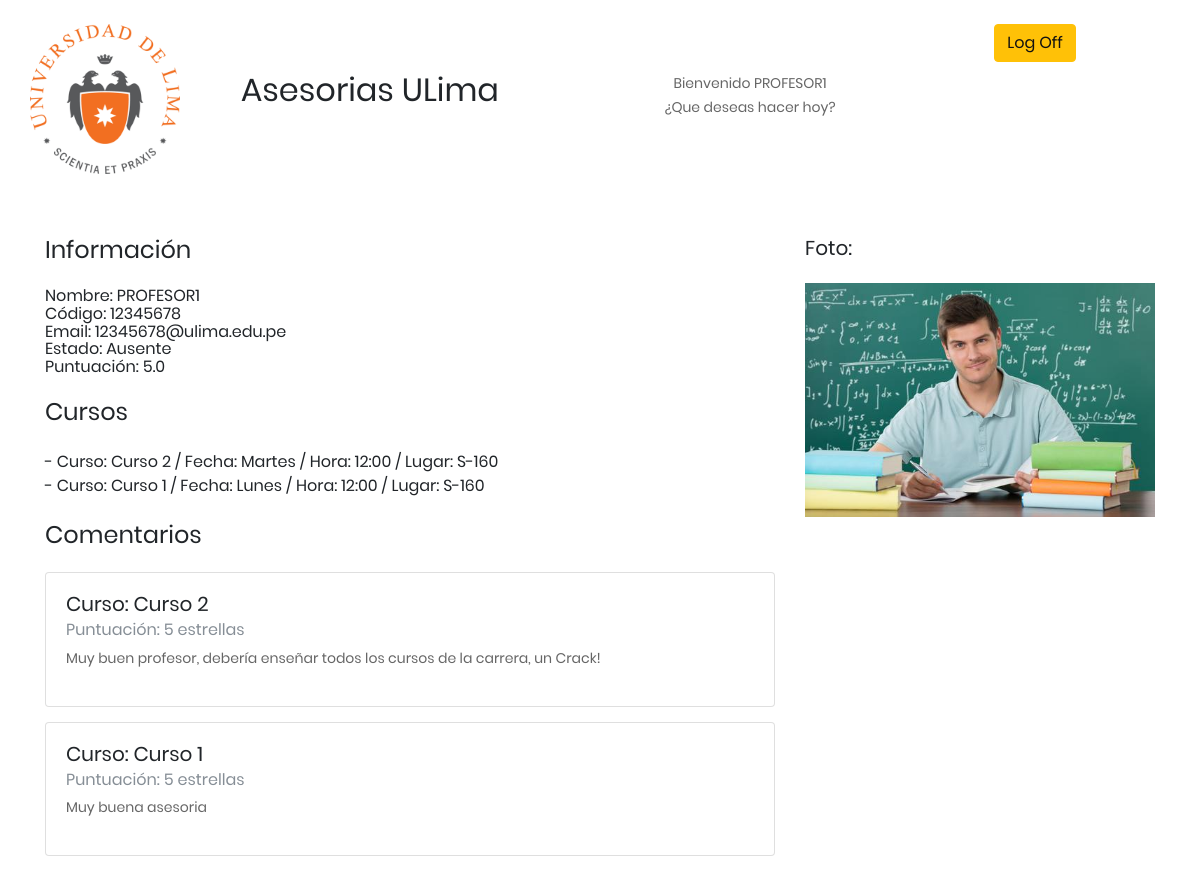
Screenshot of /profesor/perfil_profesor/ (signed in) with the database file from the repository.
### profesor/models.py (models this page shows, shortened)
class Profesor(models.Model):
    state_options = (
        ('Disponible', 'Disponible'),
        ('Ocupado', 'Ocupado'),
        ('Ausente', 'Ausente'),
        ('No disponible', 'No disponible'),
    )
    nombrepProfesor = models.CharField(max_length=60)
    password = models.CharField(max_length=20)
    codigoUlima  = models.CharField(max_length=20, unique=True)
    email  = models.CharField(max_length=30, unique=True)
    state = models.CharField(max_length=20, choices=state_options)
    image = models.ImageField(upload_to="profesores/")

class Asesoria(models.Model):
    dia_semana = (
        ('Lunes', 'Lunes'),
        ('Martes', 'Martes'),
        ('Miércoles', 'Miércoles'),
        ('Jueves', 'Jueves'),
        ('Viernes', 'Viernes'),
    )
    codProfesor = models.ForeignKey( Profesor, on_delete=models.CASCADE)
    codCurso= models.ForeignKey(Curso, on_delete=models.CASCADE,)
    fechaAsesoria = models.CharField(max_length=12, choices=dia_semana)
    horaInicio = models.TimeField(default="12:00")
    lugar = models.ForeignKey(Salon, on_delete=models.CASCADE)

class Curso(models.Model):
    nombreCurso = models.CharField(max_length=50)
    seccion = models.IntegerField()
    codProfesor = models.ForeignKey(Profesor, on_delete=models.CASCADE)

class Salon(models.Model):
    lugar = models.CharField(max_length = 10, unique= True)

### alumno/models.py (models this page shows, shortened)
class Comentario(models.Model):
    cita = models.ForeignKey(Cita, on_delete=models.CASCADE)
    rate = models.IntegerField()
    comment = models.CharField(max_length = 200)

class Cita(models.Model):
    asesoria = models.ForeignKey(Asesoria, on_delete=models.CASCADE)
    alumno = models.ForeignKey(Alumno, on_delete=models.CASCADE)
    semana = models.IntegerField()
    finalizado = models.BooleanField(default=False)
    tema = models.CharField(max_length=300)
    class Meta:
        unique_together = ('asesoria', 'alumno',)

### profesor/views.py (the view)
# urls.py: path('perfil_profesor/(?P<pk_profesor>\w+)/', views.perfil_profesor, name="perfil_profesor"),
def perfil_profesor(request):
    comentarios = []
    total_rate = 0
    num_rate = 0
    user_id = request.session.get('user', None)
    user = Profesor.objects.filter(pk=user_id).first()
    if user != None:
        for asesoria in user.asesoria_set.all():
            for cita in asesoria.cita_set.all():
                for comentario in cita.comentario_set.all():
                    comentarios.append(comentario)
                    total_rate += comentario.rate
                    num_rate +=1
        rate = total_rate / num_rate if num_rate > 0 else " ** No hay Puntuación **"
        args = {"profesor": user, "comentarios": comentarios, "rate": rate}
        return render(request, 'profesor/Tony/perfil_profesor.html', args)
    return redirect('/profesor/login')

### templates/profesor/Tony/perfil_profesor.html (shortened to what this page needs)
{% extends "alumno/base.html" %}
{%load staticfiles %}
{% block body %}
	<div>
		<br />
	</div>
	<div class="container text-center">
		<div class= "row">
			<div>
				<a href="../home">
					<img margin-left="100" width="150" height="150" src="{% static 'images\logo.jpg' %}" />
				</a>
			</div>
			<div class = "col-sm-4">
				<br />
				<br />
				<h2 align-content: "center">Asesorias ULima</h2>
			</div>
			<div class = "col-sm-4">
				<br /><br />
				<p> Bienvenido {{profesor.nombrepProfesor| upper}} </p>
				<p> ¿Que deseas hacer hoy? </p>
			</div>
					<div class = "col-sm-2">
						<a href="{% url 'alumno:log_out' %}" class="btn btn-warning">Log Off</a>
					</div>
	  </div>
	</div>
	<br />
	<br />
  <div>
    <div class="container">
			<div class="row">
				<div class="col-8">
					<h4>Información</h4>
					<br>
					<h6>Nombre: {{profesor.nombrepProfesor | upper}}</h6>
					<h6>Código: {{profesor.codigoUlima | upper}}</h6>
					<h6>Email: {{profesor.email}}</h6>
					<h6>Estado: {{profesor.state}}</h6>
					<h6>Puntuación: {{rate}}</h6>
					<br>
					<h4>Cursos</h4>
					<br>
					<ul>
						{% for asesoria in profesor.asesoria_set.all %}
							<li>
								- Curso: {{asesoria.codCurso.nombreCurso}} /
								Fecha: {{asesoria.fechaAsesoria}} /
								Hora: {{asesoria.horaInicio|time:'H:i'}} /
								Lugar: {{asesoria.lugar.lugar}}
							</li>
						{% endfor %}
					</ul>
					<br>
					<h4>Comentarios</h4>
					<br>
					<ul>
						{% for comentario in comentarios %}
							<div class="card">
								<div class="card-body">
									<h5 class="card-title">Curso: {{comentario.cita.asesoria.codCurso.nombreCurso}}</h5>
									<h6 class="card-subtitle mb-2 text-muted">Puntuación: {{comentario.rate}} estrellas</h6>
									<p class="card-text">{{comentario.comment}}</p>
								</div>
							</div>
						{% empty %}
						  ** No hay comentarios **
						{% endfor %}
					</ul>
				</div>
				<div class="col-4">
					<h5>Foto:</h5>
					<br>
					<img style="display:block; margin:0 auto; width:100%;"src="{{profesor.image.url}}" />
				</div>
			</div>
			<br>
    </div>
	</div>
{% endblock %}

### templates/alumno/base.html (shortened to what this page needs)
{%load staticfiles %}
<!DOCTYPE html>
<html lang="en">
<head>
	<link rel="stylesheet" type="text/css" href="{% static 'vendor/bootstrap/css/bootstrap.min.css' %}">
	<link rel="stylesheet" type="text/css" href="{% static 'fonts/font-awesome-4.7.0/css/font-awesome.min.css' %}">
	<link rel="stylesheet" type="text/css" href="{% static 'fonts/iconic/css/material-design-iconic-font.min.css'%}">
	<link rel="stylesheet" type="text/css" href="{% static 'vendor/animate/animate.css'%}">
<link rel="stylesheet" type="text/css" href="{% static 'vendor/css-hamburgers/hamburgers.min.css'%}">
	<link rel="stylesheet" type="text/css" href="{% static 'vendor/animsition/css/animsition.min.css'%}">
	<link rel="stylesheet" type="text/css" href="{% static 'vendor/select2/select2.min.css'%}">
	<link rel="stylesheet" type="text/css" href="{% static 'vendor/daterangepicker/daterangepicker.css'%}">
	<link rel="stylesheet" type="text/css" href="{% static 'css/util.css'%}">
	<link rel="stylesheet" type="text/css" href="{% static 'css/main.css'%}">
</head>
<body>
  {% block body %}{% endblock %}
</body>
</html>

### static/css/main.css (style rules this page uses)
* { margin: 0px; padding: 0px; box-sizing: border-box; }
body, html { height: 100%; font-family: Poppins-Regular, sans-serif; }
a { font-family: Poppins-Regular; font-size: 14px; line-height: 1.7; color: #666666; margin: 0px; transition: all 0.4s; -webkit-transition: all 0.4s; -o-transition: all 0.4s; -moz-transition: all 0.4s; }
h1,h2,h3,h4,h5,h6 { margin: 0px; }
p { font-family: Poppins-Regular; font-size: 14px; line-height: 1.7; color: #666666; margin: 0px; }
ul, li { margin: 0px; list-style-type: none; }
.container .row div { margin-bottom: 15px !important }

### rows the page displays
Profesor: nombrepProfesor "PROFESOR1", codigoUlima "12345678", email "12345678@ulima.edu.pe", state "Ausente", image (picture)
Asesoria: codCurso.nombreCurso "Curso 2", fechaAsesoria "Martes", horaInicio "12:00", lugar.lugar "S-160"
Asesoria: codCurso.nombreCurso "Curso 1", fechaAsesoria "Lunes", horaInicio "12:00", lugar.lugar "S-160"
Comentario: cita.asesoria.codCurso.nombreCurso "Curso 2", rate "5", comment "Muy buen profesor, debería enseñar todos los cursos de la carrera, un Crack!"
Comentario: cita.asesoria.codCurso.nombreCurso "Curso 1", rate "5", comment "Muy buena asesoria"

### other values shown
{{ rate }} "5.0"
